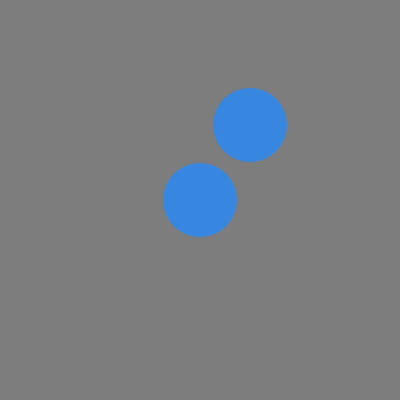
Frame 1 (no input)
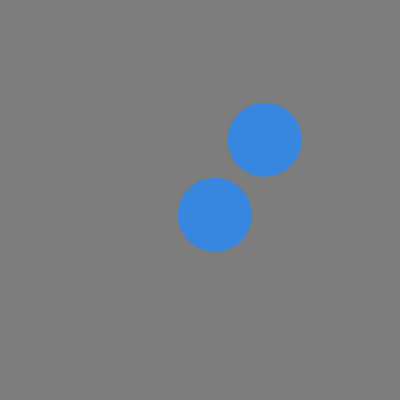
Frame 60 (no input)
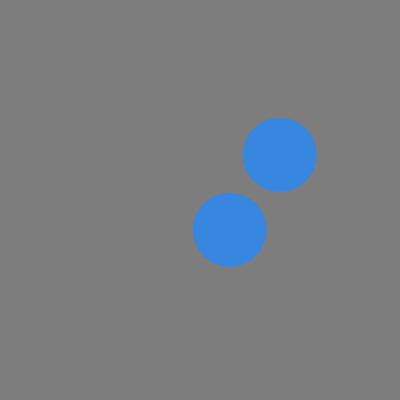
Frame 120 (the mouse pressed at the canvas centre since frame 60)

The p5.js sketch that drew these frames (run headless with seeded random() and noise() and a simulated clock; from frame 60 on, the mouse is pressed at the canvas centre):

// p5.js sketch
// ── sketch.js
/*
Done by: Mohammed Younus
*/

var circX; //declares the variable circX
circX = 200; //sets the value of circX to 200 
var circY;  //declares the variable circy
circY = 200; //sets the value of circY to 200 
var circStroke = 125; //creates variable circStroke with the value 125
var circR = 55;       //creates variable circR with the value 55
var circG = 135;      //creates variable circG with the value 135
var circB = 225;      //creates variable circB with the value 225
var circSize = 75;    //creates variable circSize with the value 75
canvBG = 125, 55, 255;//sets value of canvBG to 125, 55, 255

function setup() {        //setup function thats built-in
  createCanvas(400, 400); //creates canvas with the set values in the parameters
}                         //closing of setup

function draw() {         //built-in draw function
  background(canvBG);     //changes the background to the variable of canvBG
    stroke(circStroke);   //sets the stroke value to the defined circStroke value
    fill(circR, circG, circB);  //fills in the shape with the values defined by circR, circG, and circB
    stroke(circStroke);         
    ellipse(circX, circY, circSize, circSize); //creates an eclipse with the defined x and y values from the the variable and the size of the value from above
    ellipse(circX + 50, circY - 75, circSize, circSize); //creates the same size eclipse but in a different location
    fill(circR, circG, circB, 135); //fills in the ellipse
     
    circX = circX + .25;  //changes the value of circX, so now the shapes that have this value as the x coordinate will move by .25 to the right
    circY += .25;         //changes the value of circY, so now the shapes that use this value are now moving down by .25 at a time
}
